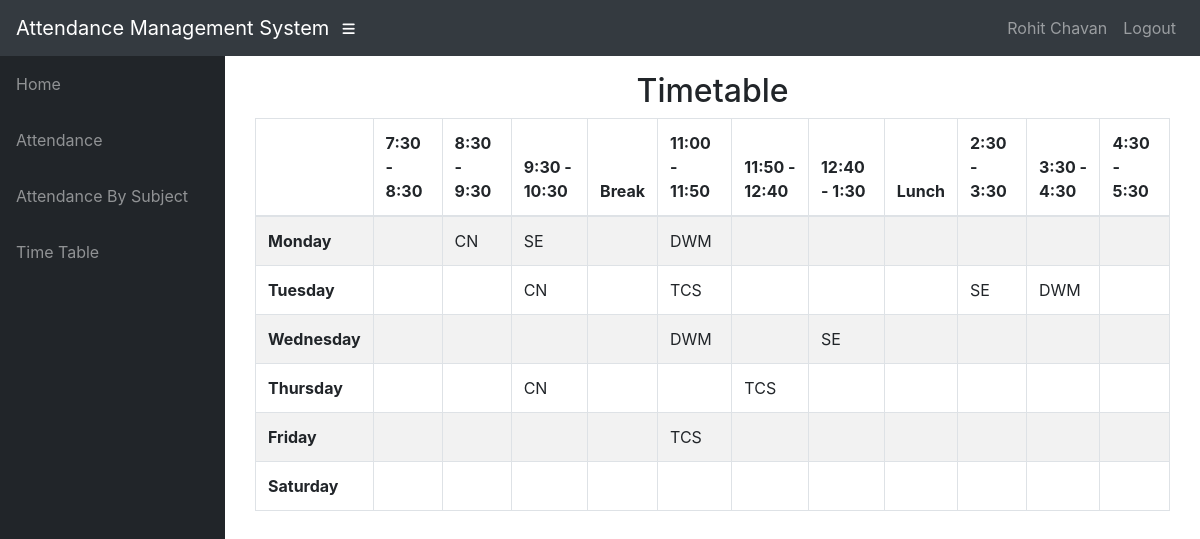
The page /info/student/CS_A/timetable/ (signed in) on the database its author committed.
### info/models.py (models this page shows, shortened)
class User(AbstractUser):
    @property
    def is_student(self):
        if hasattr(self, 'student'):
            return True
        return False

class Student(models.Model):
    user = models.OneToOneField(User, on_delete=models.CASCADE, null=True)
    class_id = models.ForeignKey(Class, on_delete=models.CASCADE, default=1)
    USN = models.CharField(primary_key='True', max_length=100)
    name = models.CharField(max_length=200)
    sex = models.CharField(max_length=50, choices=sex_choice, default='Male')
    DOB = models.DateField(default='1998-01-01')

class Course(models.Model):
    dept = models.ForeignKey(Dept, on_delete=models.CASCADE)
    id = models.CharField(primary_key='True', max_length=50)
    name = models.CharField(max_length=50)
    shortname = models.CharField(max_length=50, default='X')

### info/views.py (the view)
# urls.py: path('student/<slug:class_id>/timetable/', views.timetable, name='timetable'),
@login_required()
def timetable(request, class_id):
    asst = AssignTime.objects.filter(assign__class_id=class_id)
    matrix = [['' for i in range(12)] for j in range(6)]
    for i, d in enumerate(DAYS_OF_WEEK):
        t = 0
        for j in range(12):
            if j == 0:
                matrix[i][0] = d[0]
                continue
            if j == 4 or j == 8:
                continue
            try:
                a = asst.get(period=time_slots[t][0], day=d[0])
                matrix[i][j] = a.assign.course.shortname
            except AssignTime.DoesNotExist:
                pass
            t += 1
    context = {'matrix': matrix}
    return render(request, 'info/timetable.html', context)

### info/templates/info/timetable.html
{% extends 'info/base.html' %}
    {% block content %}
    <div class="container">
        <div class="container">
            <div class="row">
                <div class="col-md-12">
                    <h2 class="text-center">
                        Timetable
                    </h2>
                </div>
                <div id="no-more-tables">
                    <table class="col-sm-12 table table-bordered table-striped table-condensed cf">
                        <thead class="cf">
                            <tr>
                                <th>      </th>
                                <th>7:30 - 8:30</th>
                                <th>8:30 - 9:30</th>
                                <th>9:30 - 10:30</th>
                                <th>Break</th>
                                <th>11:00 - 11:50</th>
                                <th>11:50 - 12:40</th>
                                <th>12:40 - 1:30</th>
                                <th>Lunch</th>
                                <th>2:30 - 3:30</th>
                                <th>3:30 - 4:30</th>
                                <th>4:30 - 5:30</th>
                            </tr>
                        </thead>
                        <tbody>
                            {% for i in matrix %}
                            <tr>
                                {% for j in i %}
                                    {% if forloop.counter == 1 %}
                                    <td><b>{{ j }}</b></td>
                                    {% else %}
                                    <td>{{ j }}</td>
                                    {% endif %}
                                {% endfor %}
                            </tr>
                            {% endfor %}
                        </tbody>
                    </table>
                </div>
            </div>
        </div>
    </div>
    {% endblock %}

### info/templates/info/base.html (shortened to what this page needs)
<!DOCTYPE html>
<html lang="en">
  <head>
      {% load static %}
    <link href="{% static '/info/bootstrap/vendor/bootstrap/css/bootstrap.min.css' %}" rel="stylesheet">
    <link href="{% static '/info/bootstrap/vendor/fontawesome-free/css/all.min.css' %}" rel="stylesheet" type="text/css">
    <link href="{% static '/info/bootstrap/vendor/datatables/dataTables.bootstrap4.css' %}" rel="stylesheet">
    <link href="{% static '/info/bootstrap/css/sb-admin.css' %}" rel="stylesheet">
  </head>
  <body id="page-top">
    <nav class="navbar navbar-expand navbar-dark bg-dark static-top">
      <a class="navbar-brand mr-1" href="{% url 'index' %}">Attendance Management System</a>
      <button class="btn btn-link btn-sm text-white order-1 order-sm-0" id="sidebarToggle" href="#">
        <i class="fas fa-bars"></i>
      </button>
        <div class="collapse navbar-collapse" id="navbarResponsive">
          <ul class="navbar-nav ml-auto">
            <li class="nav-item">
                {% if request.user.is_student %}
                    <a class="nav-link text-capitalize">{{ request.user.student.name }}</a>
                {% elif request.user.is_teacher %}
                    <a class="nav-link text-capitalize">{{ request.user.teacher.name }}</a>
                {% endif %}
            </li>
            <li class="nav-item">
                <a class="nav-link" href="#" data-toggle="modal" data-target="#logoutModal">Logout</a>
            </li>
          </ul>
        </div>
    </nav>
    <div id="wrapper">
      <ul class="sidebar navbar-nav">
            <li class="nav-item">
              <a class="nav-link" href="{% url 'index' %}">
                <span>Home</span>
              </a>
            </li>
        {% if request.user.is_student %}
            <li class="nav-item">
              <a class="nav-link" href="{% url 'attendance' request.user.student.USN %}">
                <span>Attendance</span>
              </a>
            </li>
            <li class="nav-item">
              <a class="nav-link" href="{% url 'attendance' request.user.student.USN %}">
                <span>Attendance By Subject</span>
              </a>
            </li>
              <li class="nav-item">
              <a class="nav-link" href="{% url 'timetable' request.user.student.class_id_id %}">
                <span>Time Table</span>
              </a>
            </li>
        {% endif %}
      </ul>
      <div id="content-wrapper">
        <div class="container-fluid">
            {% block content %}
            {% endblock %}
        </div>
      </div>
    </div>
  </body>
</html>

### rows shown on the page
User: user.student.name "Rohit Chavan"
Course: i "CN" "CN" "CN"
Course: i "SE" "SE" "SE"
Course: i "DWM" "DWM" "DWM"
Course: i "TCS" "TCS" "TCS"

### other values the page prints
{{ j }} "Monday" "Tuesday" "Wednesday" "Thursday" "Friday" "Saturday"
